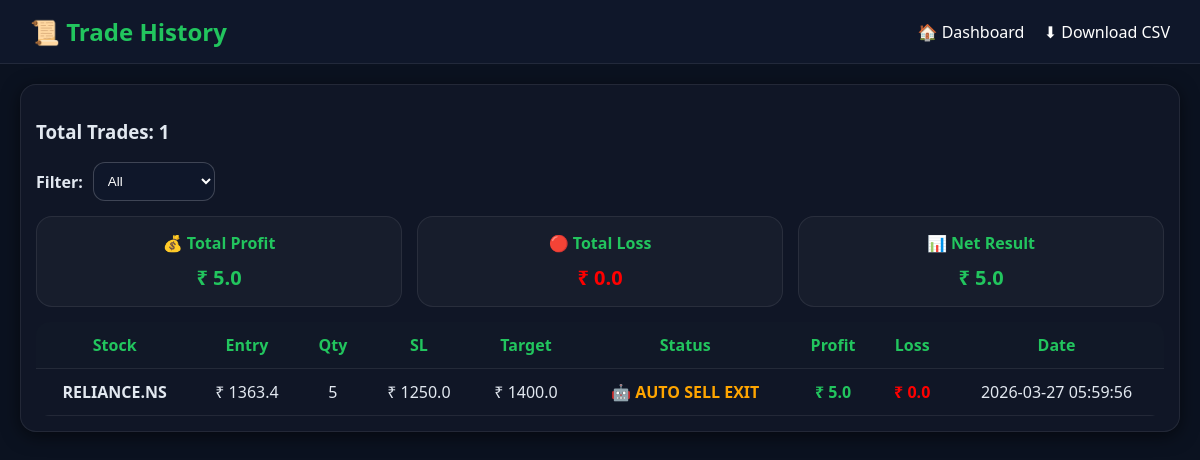
/trade_history (signed in), run on the app's committed database.
### tables this page shows
CREATE TABLE trades (
        id INTEGER PRIMARY KEY AUTOINCREMENT,
        user_id INTEGER,
        symbol TEXT,
        entry_price REAL,
        quantity INTEGER,
        stop_loss REAL,
        target REAL,
        status TEXT,
        profit REAL,
        loss REAL,
        date TIMESTAMP DEFAULT CURRENT_TIMESTAMP
    );

### app.py (the view)
@app.route("/trade_history")
def trade_history():
    if "user_id" not in session:
        return redirect("/login")
    status_filter = request.args.get("status")
    conn = get_db()
    cursor = conn.cursor()
    if status_filter and status_filter != "ALL":
        cursor.execute(
            "SELECT * FROM trades WHERE user_id=? AND status LIKE ? ORDER BY id DESC",
            (session["user_id"], f"%{status_filter}%")
        )
    else:
        cursor.execute(
            "SELECT * FROM trades WHERE user_id=? ORDER BY id DESC",
            (session["user_id"],)
        )
    trades = cursor.fetchall()
    conn.close()
    total_profit = sum([t[8] for t in trades])
    total_loss = sum([t[9] for t in trades])
    net = total_profit - total_loss
    return render_template(
        "trade_history.html",
        trades=trades,
        total_profit=round(total_profit, 2),
        total_loss=round(total_loss, 2),
        net=round(net, 2),
        status_filter=status_filter if status_filter else "ALL"
    )

### app.py (called while the page is built)
def get_db():
    return sqlite3.connect("database.db")

### templates/trade_history.html (shortened to what this page needs)
<!DOCTYPE html>
<html>
<head>
</head>
<body>
<div class="navbar">
    <h2>📜 Trade History</h2>
    <div>
        <a href="/dashboard">🏠 Dashboard</a>
        <a href="/download_history">⬇ Download CSV</a>
    </div>
</div>
<div class="container">
<div class="card">
    <h3>Total Trades: {{trades|length}}</h3>
    <div class="filter-box">
        <b>Filter:</b>
        <form method="GET" action="/trade_history">
            <select name="status" onchange="this.form.submit()">
                <option value="ALL" {% if status_filter=="ALL" %}selected{% endif %}>All</option>
            </select>
        </form>
    </div>
    <div class="summary">
        <div class="box">
            <h4>💰 Total Profit</h4>
            <p class="profit">₹ {{total_profit}}</p>
        </div>
        <div class="box">
            <h4>🔴 Total Loss</h4>
            <p class="loss">₹ {{total_loss}}</p>
        </div>
        <div class="box">
            <h4>📊 Net Result</h4>
            {% if net >= 0 %}
            <p class="profit">₹ {{net}}</p>
            {% else %}
            <p class="loss">₹ {{net}}</p>
            {% endif %}
        </div>
    </div>
    {% if trades %}
    <table>
        <tr>
            <th>Stock</th>
            <th>Entry</th>
            <th>Qty</th>
            <th>SL</th>
            <th>Target</th>
            <th>Status</th>
            <th>Profit</th>
            <th>Loss</th>
            <th>Date</th>
        </tr>
        {% for t in trades %}
        <tr>
            <td><b>{{t[2]}}</b></td>
            <td>₹ {{t[3]}}</td>
            <td>{{t[4]}}</td>
            <td>₹ {{t[5]}}</td>
            <td>₹ {{t[6]}}</td>
            <td>
            {% if "Target" in t[7] %}
                <span class="profit"> {{t[7]}}</span>
            {% elif "Stop" in t[7] %}
                <span class="loss"> {{t[7]}}</span>
            {% elif "AUTO SELL" in t[7] %}
                <span style="color:orange; font-weight:bold;"> {{t[7]}}</span>
            {% elif "AUTO BUY" in t[7] %}
                <span class="profit">🤖 {{t[7]}}</span>
            {% else %}
                <span class="running">📊 {{t[7]}}</span>
            {% endif %}
            </td>
            <td class="profit">₹ {{t[8]}}</td>
            <td class="loss">₹ {{t[9]}}</td>
            <td>{{t[10]}}</td>
        </tr>
        {% endfor %}
    </table>
    {% else %}
    <div class="empty">
        <h3>No Trades Yet 📭</h3>
        <p>Start trading to see history here</p>
    </div>
    {% endif %}
</div>
</div>
</body>
</html>

### templates/trade_history.html (style rules this page uses)
body { font-family:'Segoe UI', Arial; background:#0b1220; margin:0; color:#e2e8f0; }
.navbar { background:#0f172a; color:white; padding:15px 30px; display:flex; justify-content:space-between; align-items:center; border-bottom:1px solid rgba(255,255,255,0.08); }
.navbar h2 { margin:0; color:#22c55e; }
.navbar a { color:white; text-decoration:none; margin-left:15px; font-weight:500; }
.container { padding:20px; }
.card { background:rgba(17,24,39,0.95); padding:15px; border-radius:16px; box-shadow:0 4px 18px rgba(0,0,0,0.55); border:1px solid rgba(255,255,255,0.08); margin-bottom:15px; }
.summary { display:flex; gap:15px; margin:15px 0; }
.summary .box { flex:1; text-align:center; padding:15px; border-radius:16px; background:rgba(255,255,255,0.03); border:1px solid rgba(255,255,255,0.08); }
.summary .box h4 { margin:0; color:#22c55e; }
.summary .box p { font-size:20px; margin:10px 0 0; }
.filter-box { margin:15px 0; display:flex; align-items:center; gap:10px; }
select { padding:10px; border-radius:12px; background:#0f172a; color:white; border:1px solid rgba(255,255,255,0.2); outline:none; }
table { width:100%; border-collapse:collapse; margin-top:10px; overflow:hidden; border-radius:14px; }
th { background:#111827; color:#22c55e; padding:12px; border-bottom:1px solid rgba(255,255,255,0.08); }
td { padding:12px; border-bottom:1px solid rgba(255,255,255,0.08); text-align:center; }
.profit { color:#22c55e; font-weight:bold; }
.loss { color:red; font-weight:bold; }

### data on the page
trades: symbol "RELIANCE.NS", entry_price "1363.4", quantity "5", stop_loss "1250.0", target "1400.0", status "🤖 AUTO SELL EXIT", profit "5.0", loss "0.0", date "2026-03-27 05:59:56"

### other printed values
{{ trades|length }} "1"
{{ total_profit }} "5.0"
{{ total_loss }} "0.0"
{{ net }} "5.0"
